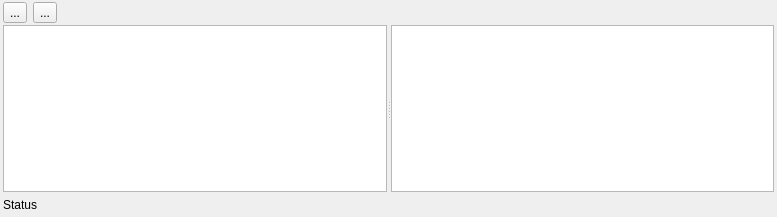
<?xml version="1.0" encoding="UTF-8"?>
<ui version="4.0">
 <class>TimelinePanel</class>
 <widget class="QWidget" name="TimelinePanel">
  <property name="geometry">
   <rect>
    <x>0</x>
    <y>0</y>
    <width>777</width>
    <height>217</height>
   </rect>
  </property>
  <property name="windowTitle">
   <string>Texture Atlas</string>
  </property>
  <layout class="QVBoxLayout" name="verticalLayout">
   <property name="spacing">
    <number>0</number>
   </property>
   <property name="leftMargin">
    <number>3</number>
   </property>
   <property name="topMargin">
    <number>0</number>
   </property>
   <property name="rightMargin">
    <number>3</number>
   </property>
   <property name="bottomMargin">
    <number>0</number>
   </property>
   <item>
    <widget class="QWidget" name="TopTools" native="true">
     <property name="minimumSize">
      <size>
       <width>0</width>
       <height>25</height>
      </size>
     </property>
     <property name="maximumSize">
      <size>
       <width>16777215</width>
       <height>25</height>
      </size>
     </property>
     <layout class="QHBoxLayout" name="horizontalLayout_2">
      <property name="leftMargin">
       <number>0</number>
      </property>
      <property name="topMargin">
       <number>0</number>
      </property>
      <property name="rightMargin">
       <number>0</number>
      </property>
      <property name="bottomMargin">
       <number>0</number>
      </property>
      <item>
       <widget class="QToolButton" name="m_import">
        <property name="sizePolicy">
         <sizepolicy hsizetype="Fixed" vsizetype="Fixed">
          <horstretch>0</horstretch>
          <verstretch>0</verstretch>
         </sizepolicy>
        </property>
        <property name="toolTip">
         <string>Import</string>
        </property>
        <property name="statusTip">
         <string>Import</string>
        </property>
        <property name="text">
         <string>...</string>
        </property>
        <property name="popupMode">
         <enum>QToolButton::DelayedPopup</enum>
        </property>
       </widget>
      </item>
      <item>
       <widget class="QToolButton" name="m_splitBygrid">
        <property name="sizePolicy">
         <sizepolicy hsizetype="Fixed" vsizetype="Fixed">
          <horstretch>0</horstretch>
          <verstretch>0</verstretch>
         </sizepolicy>
        </property>
        <property name="toolTip">
         <string>Split By Grid</string>
        </property>
        <property name="statusTip">
         <string>Split By Grid</string>
        </property>
        <property name="text">
         <string>...</string>
        </property>
        <property name="popupMode">
         <enum>QToolButton::DelayedPopup</enum>
        </property>
       </widget>
      </item>
      <item>
       <spacer name="horizontalSpacer">
        <property name="orientation">
         <enum>Qt::Horizontal</enum>
        </property>
        <property name="sizeHint" stdset="0">
         <size>
          <width>725</width>
          <height>20</height>
         </size>
        </property>
       </spacer>
      </item>
     </layout>
    </widget>
   </item>
   <item>
    <widget class="QSplitter" name="m_splitter">
     <property name="orientation">
      <enum>Qt::Horizontal</enum>
     </property>
     <widget class="QTreeWidget" name="m_nodeTreeWidget">
      <property name="animated">
       <bool>false</bool>
      </property>
      <property name="headerHidden">
       <bool>true</bool>
      </property>
      <property name="columnCount">
       <number>2</number>
      </property>
      <column>
       <property name="text">
        <string notr="true">1</string>
       </property>
      </column>
      <column>
       <property name="text">
        <string notr="true">2</string>
       </property>
      </column>
     </widget>
     <widget class="QGraphicsView" name="m_graphicsView">
      <property name="contextMenuPolicy">
       <enum>Qt::CustomContextMenu</enum>
      </property>
      <property name="verticalScrollBarPolicy">
       <enum>Qt::ScrollBarAsNeeded</enum>
      </property>
      <property name="horizontalScrollBarPolicy">
       <enum>Qt::ScrollBarAsNeeded</enum>
      </property>
     </widget>
    </widget>
   </item>
   <item>
    <widget class="QWidget" name="BottomTools" native="true">
     <property name="minimumSize">
      <size>
       <width>0</width>
       <height>25</height>
      </size>
     </property>
     <property name="maximumSize">
      <size>
       <width>16777215</width>
       <height>25</height>
      </size>
     </property>
     <layout class="QHBoxLayout" name="horizontalLayout">
      <property name="spacing">
       <number>2</number>
      </property>
      <property name="leftMargin">
       <number>0</number>
      </property>
      <property name="topMargin">
       <number>0</number>
      </property>
      <property name="rightMargin">
       <number>0</number>
      </property>
      <property name="bottomMargin">
       <number>0</number>
      </property>
      <item>
       <widget class="QLabel" name="label">
        <property name="text">
         <string>Status</string>
        </property>
       </widget>
      </item>
      <item>
       <spacer name="horizontalSpacer_2">
        <property name="orientation">
         <enum>Qt::Horizontal</enum>
        </property>
        <property name="sizeHint" stdset="0">
         <size>
          <width>40</width>
          <height>20</height>
         </size>
        </property>
       </spacer>
      </item>
     </layout>
    </widget>
   </item>
  </layout>
  <action name="m_actionImportFromImages">
   <property name="text">
    <string>Import From Image Files</string>
   </property>
   <property name="toolTip">
    <string>Import form images</string>
   </property>
  </action>
 </widget>
 <resources/>
 <connections/>
</ui>
